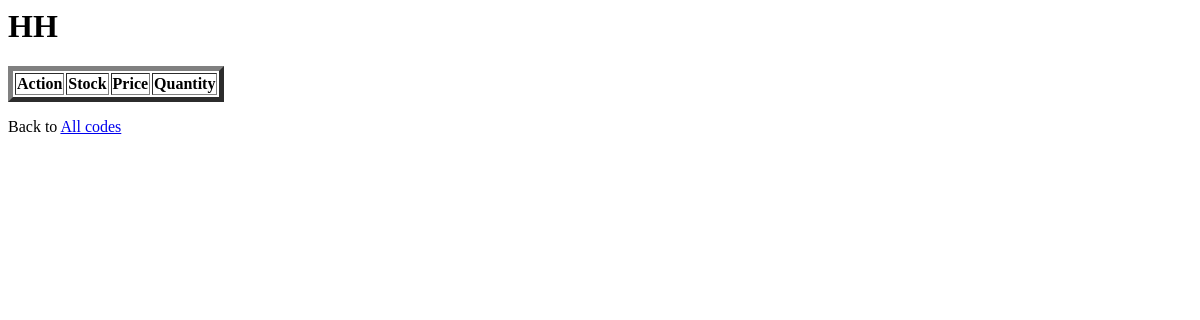
The page /viewcode/codes/HH on the database as committed earlier.
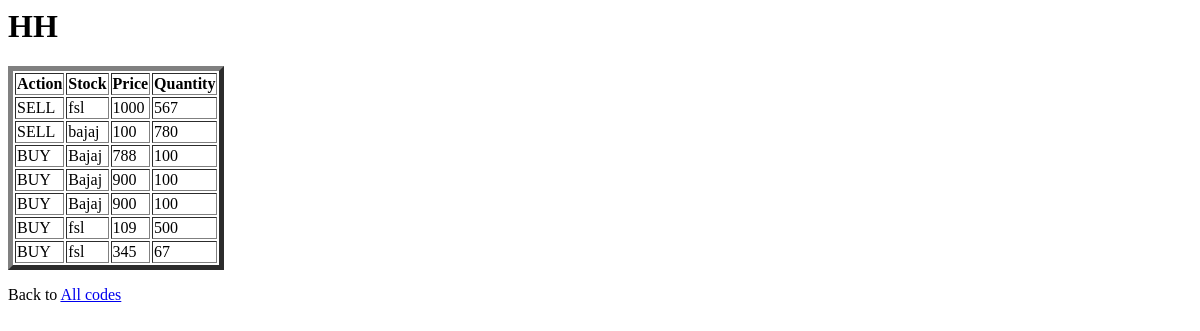
The same page on the database as committed later.
### stock/models.py (models this page shows, shortened)
class Tradedata(models.Model):
    id=models.IntegerField(primary_key=True)
    code=models.CharField(max_length=100)
    action=models.CharField(max_length=100)
    sname=models.CharField(max_length=200)
    sprice=models.IntegerField()
    sqty=models.IntegerField()
    class Meta:
        db_table='dataa'

### stock/views.py (the view)
# urls.py: path('viewcode/codes/<str:code>', views.codes, name='codes'),
def codes(request,code):
    data=Tradedata.objects.filter(code=code).values()
    print(data)
    template=loader.get_template('codes.html')
    context={
        'c':code,
        'view':data
    }
    return HttpResponse(template.render(context,request))

### stock/templates/codes.html
<h1>{{ c }}</h1>
<table border="5">
    <tr>
        <th>Action</th>
        <th>Stock</th>
        <th>Price</th>
        <th>Quantity</th>
    </tr>
    {% for i in view %}
    <tr>
        <td>{{ i.action }}</td>
        <td>{{ i.sname }}</td>
        <td>{{ i.sprice }}</td>
        <td>{{ i.sqty }}</td>
    </tr>
    {% endfor %}
</table>
<p>Back to <a href="/viewcode">All codes</a></p>

Rows that differ between the two databases and show on the page:
added Tradedata: action "SELL", sname "fsl", sprice "1000", sqty "567"
added Tradedata: action "SELL", sname "bajaj", sprice "100", sqty "780"
added Tradedata: action "BUY", sname "Bajaj", sprice "788", sqty "100"
added Tradedata: action "BUY", sname "Bajaj", sprice "900", sqty "100"
added Tradedata: action "BUY", sname "Bajaj", sprice "900", sqty "100"
added Tradedata: action "BUY", sname "fsl", sprice "109", sqty "500"
added Tradedata: action "BUY", sname "fsl", sprice "345", sqty "67"
